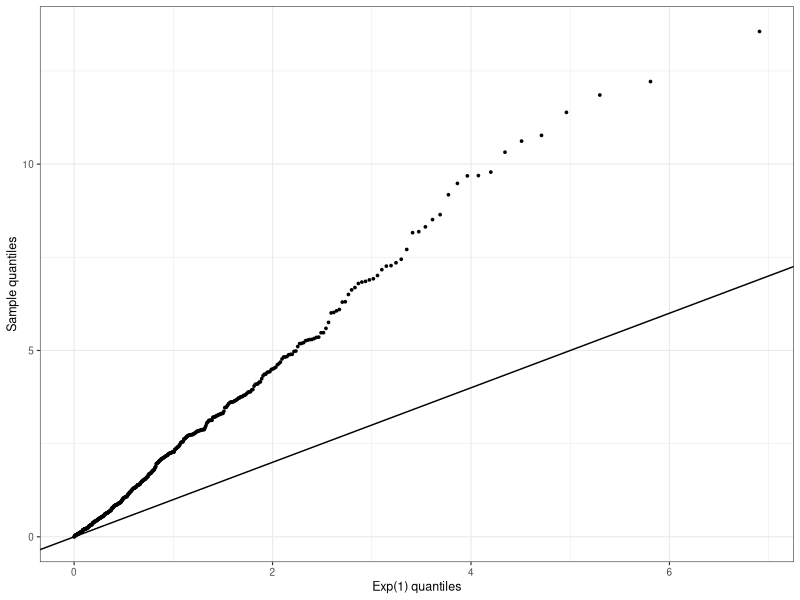

The R script that drew this image:
## ---- chunk 1
knitr::opts_chunk$set(echo = FALSE)
library(ggplot2)
## ---- chunk 2
set.seed(2261)
x <- -2 * log(runif(500))
ggplot(data.frame(sample = x), aes(sample = sample)) +
  geom_qq(distribution = qexp, size = 0.6) +
  geom_abline(intercept = 0, slope = 1) +
  labs(x = "Exp(1) quantiles", y = "Sample quantiles") +
  theme_bw(base_size = 9)
